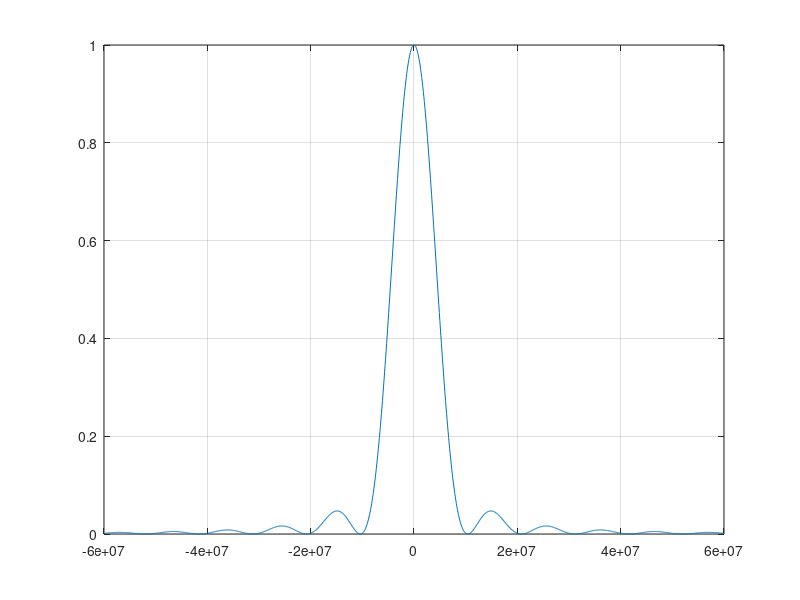
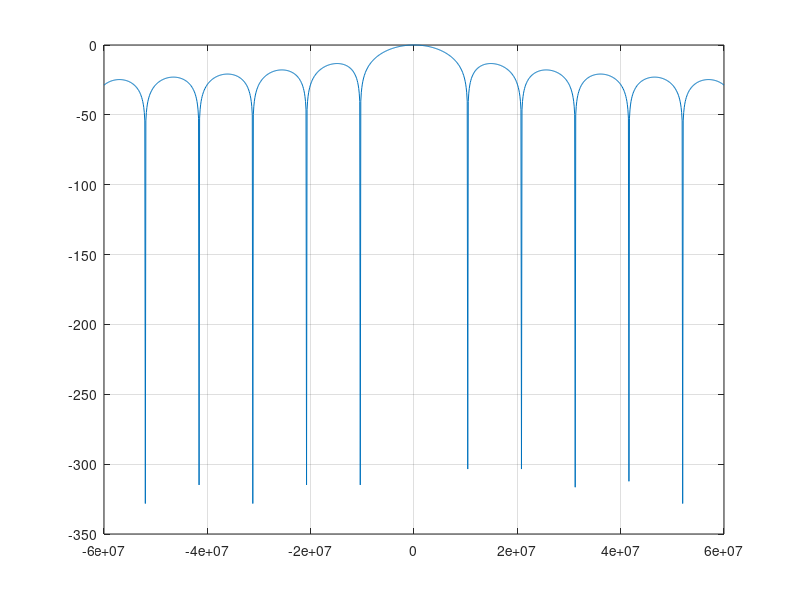

These charts were generated, in order, by the following MATLAB code: (Note: this script raises an error after producing the figures.)
f = (-60:0.1:60)*1e6;
T = 1/(10.4e6);
X_f = sinc(f*T);
figure(1);
plot(f, abs(X_f).^2);
grid on;
figure(2);
plot(f, 20*log10(abs(X_f)));
grid on;
ax = gca;
ax.YLim = [-80 0];